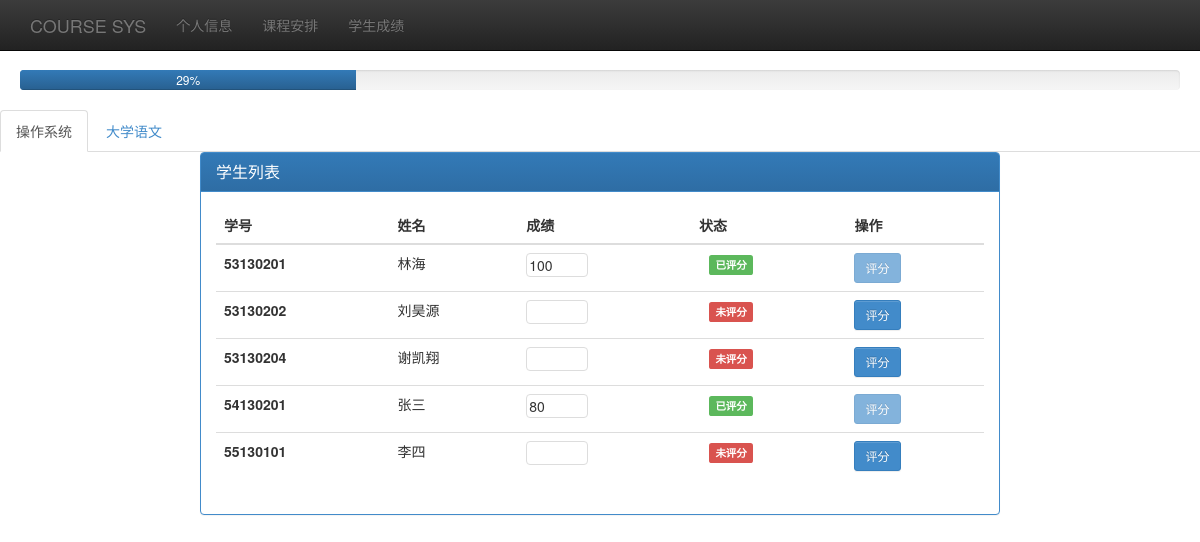
/grade.php (signed in), run on the app's committed database.
### tables this page shows
CREATE TABLE `t_course` (
  `Cno` int(11) NOT NULL auto_increment COMMENT '课程号',
  `Cname` varchar(20) NOT NULL COMMENT '课程名',
  `Ctype` int(11) default NULL COMMENT '课程类型',
  `Chour` int(11) default NULL COMMENT '课时',
  `Credit` int(11) default NULL COMMENT '学分',
  `Coursestart` int(11) default NULL COMMENT '开课时间',
  `Courseend` int(11) default NULL COMMENT '结课时间',
  `Price` double default NULL COMMENT '价格',
  `tno` int(11) default NULL COMMENT '任课教师',
  PRIMARY KEY  (`Cno`),
  KEY `fk_c_t_idx` (`tno`),
  CONSTRAINT `fk_c_t` FOREIGN KEY (`tno`) REFERENCES `t_teacher` (`Tno`) ON DELETE NO ACTION ON UPDATE NO ACTION
);

CREATE TABLE `t_student` (
  `Sno` int(8) NOT NULL auto_increment COMMENT '学号',
  `Sname` varchar(20) NOT NULL COMMENT '学生姓名',
  `Sex` tinyint(1) default '1' COMMENT '性别(0男1女)',
  `Birth` date default NULL COMMENT '生日',
  `Dno` int(11) default NULL COMMENT '专业号',
  `Password` varchar(50) default NULL COMMENT '密码',
  `country` varchar(45) default NULL,
  `province` varchar(45) default NULL,
  `city` varchar(45) default NULL,
  `address` varchar(45) default NULL,
  `postcode` varchar(45) default NULL,
  `phone` varchar(45) default NULL,
  PRIMARY KEY  (`Sno`),
  KEY `fk_stu_dp_idx` (`Dno`),
  CONSTRAINT `fk_stu_dp` FOREIGN KEY (`Dno`) REFERENCES `t_dept` (`Dno`) ON DELETE NO ACTION ON UPDATE NO ACTION
);

CREATE TABLE `t_choose` (
  `Sno` int(8) NOT NULL COMMENT '学号',
  `Cno` int(20) NOT NULL COMMENT '课程号',
  `Score` int(11) default NULL COMMENT '成绩',
  `select_year` int(11) NOT NULL COMMENT '选课学年',
  `select_semester` int(11) NOT NULL COMMENT '选课学期',
  `teacher_score` int(11) default NULL COMMENT '教师评分',
  PRIMARY KEY  (`Sno`,`Cno`),
  KEY `Cno` (`Cno`),
  CONSTRAINT `fk_cho_c` FOREIGN KEY (`Cno`) REFERENCES `t_course` (`Cno`) ON DELETE NO ACTION ON UPDATE NO ACTION,
  CONSTRAINT `fk_cho_stu` FOREIGN KEY (`Sno`) REFERENCES `t_student` (`Sno`) ON DELETE NO ACTION ON UPDATE NO ACTION
);

### lib/db_operate.php (called while the page is built, shortened)
<?php
class ConnDB
{
    var $host;
    var $user;
    var $pwd;
    var $conn;
    public function setSqlStmt($sqlStmt)
    {
        $this->sqlStmt = $sqlStmt;
    }
    var $sqlStmt;
    public function __construct($host, $user, $pwd, $dbname)
    {
        $this->host = $host;
        $this->user = $user;
        $this->pwd = $pwd;
        $this->dbname = $dbname;
    }
    function getResult()
    {
        if (!empty($this->sqlStmt)) {
            $this->result = mysql_query($this->sqlStmt, $this->conn);
        }
    }
    function openConn()
    {
        $this->conn = mysql_connect($this->host, $this->user, $this->pwd) or die("数据库连接错误" . mysql_error());
    }
}
function getStudentInf($id)
{
    $db = new ConnDB(DB_HOST, DB_USER, DB_PASS, DB_NAME);
    $db->openConn();
    $sql = "select * from t_student where sno=$id";
    $db->setSqlStmt($sql);
    $db->getResult();
    $row = mysql_fetch_array($db->result);
    if ($row == false) {
        $db->closeConn();
        return false;
    } else {
        $student = new Student();
        $student->id = $row["Sno"];
        $student->name = $row["Sname"];
        $student->birthday = $row["Birth"];
        $student->gender = $row["Sex"];
        $student->country = $row['country'];
        $student->province = $row['province'];
        $student->city = $row['city'];
        $student->address = $row['address'];
        $student->postCode = $row['postcode'];
        $student->phone = $row['phone'];
        $db->setSqlStmt("select sum(credit) from t_choose,t_course WHERE sno=$id and t_choose.cno=t_course.cno and score is not null");
        $db->getResult();
        $row2 = mysql_fetch_array($db->result);
        if ($row2 == false || $db->result == false) {
            $student->credit = 0;
        } else {
            if (is_null($row2[0])) {
                $student->credit = 0;
            } else {
                $student->credit = $row2[0];
            }
        }
        return $student;
    }
}
function getCourseInf($id)
{
    $db = new ConnDB(DB_HOST, DB_USER, DB_PASS, DB_NAME);
    $db->openConn();
    $db->setSqlStmt("select * from t_course where cno=$id");
    $db->getResult();
    $row = mysql_fetch_array($db->result);
    if (!$row) {
        $db->closeConn();
        return false;
    } else {
        $course = new Course();
        $course->id = $row['Cno'];
        $course->name = $row['Cname'];
        $course->credit = $row['Credit'];
        $course->type = $row['Ctype'];
        $course->hour = $row['Chour'];
        $course->startWeek = $row['Coursestart'];
        $course->endWeek = $row['Courseend'];
        $course->price = $row['Price'];
        $course->teacherId = $row['tno'];
        $course->courseDetail = array();
        $db->setSqlStmt("select * from course_detail where cno=$id");
        $db->getResult();
        $row = mysql_fetch_array($db->result);
        if ($row) {
            do {
                $detail = new CourseDetail();
                $detail->hour = $row['hours'];
                $detail->startHour = $row['starthour'];
                $detail->day = $row['days'];
                $detail->building = $row['building'];
                $detail->room = $row['room'];
                array_push($course->courseDetail, $detail);
            } while ($row = mysql_fetch_array($db->result));
        }
        return $course;
    }
}
function getStudentScore($studentId, $courseId)
{
    $db = new ConnDB(DB_HOST, DB_USER, DB_PASS, DB_NAME);
    $db->openConn();
    $db->setSqlStmt("select score from t_choose where sno=$studentId and cno=$courseId");
    $db->getResult();
    $row = mysql_fetch_array($db->result);
    if (!empty($row)) {
        return $row[0];
    } else {
        return 0;
    }
}
function getTeacherCurrentCourse($id)
{
    $db = new ConnDB(DB_HOST, DB_USER, DB_PASS, DB_NAME);
    $db->openConn();
    $db->setSqlStmt("select cno from t_course where tno=$id");
    $db->getResult();
    $courseList = array();
    $row = mysql_fetch_array($db->result);
    if ($row) {
        do {
            array_push($courseList, $row[0]);
        } while ($row = mysql_fetch_array($db->result));
    }
    return $courseList;
}
function getCourseStudent($id)
{
    $db = new ConnDB(DB_HOST, DB_USER, DB_PASS, DB_NAME);
    $db->openConn();
    $db->setSqlStmt("select sno from t_choose where cno=$id");
    $db->getResult();
    $studentList = array();
    $row = mysql_fetch_array($db->result);
    if ($row) {
        do {
            array_push($studentList, $row[0]);
        } while ($row = mysql_fetch_array($db->result));
    }
    return $studentList;
}
function getCourseNotEvaluateStudent($id)
{
    $db = new ConnDB(DB_HOST, DB_USER, DB_PASS, DB_NAME);
    $db->openConn();
    $db->setSqlStmt("select sno from t_choose where cno=$id and score is null");
    $db->getResult();
    $studentList = array();
    $row = mysql_fetch_array($db->result);
    if ($row) {
        do {
            array_push($studentList, $row[0]);
        } while ($row = mysql_fetch_array($db->result));
    }
    return $studentList;
}
?>

### grade.php (the view, shortened to what this page needs)
<?php
	$teacher_num = $_SESSION['teacher_num'];
	include('lib\\db_operate.php');
?>
<!DOCTYPE html>
<html lang="en">
	<head>
		<link href="css/bootstrap.min.css" rel="stylesheet">
		<link href="css/bootstrap-theme.min.css" rel="stylesheet">
		<link href="css/theme.css" rel="stylesheet">
		<link href="css/bootstrap.min.css" rel="stylesheet">
		<link href="css/bootstrap-toggle.css" rel="stylesheet">
		<link href="main-page.css" rel="stylesheet">
			<?php
				$current_courses = getTeacherCurrentCourse($teacher_num);
				$not_evaluated = array();
				foreach($current_courses as $course)
				{
					$total += count(getCourseStudent($course));
					$not_evaluated_students = getCourseNotEvaluateStudent($course);
					$finished -= count($not_evaluated_students);
					$not_evaluated[$course] = array();
					foreach($not_evaluated_students as $student)
						$not_evaluated[$course][$student]=true;
				}
				$finished += $total;
				$percentage = round($finished * 100 / $total);
			?>
	</head>
	<body>
		<?php
			function scoreText($status, $student_id, $course_id)
			{
				if($status)
					return '<input type="number" min="0" max="100" class="score basic-input" autocomplete="off">';
				else
					return '<input type="number" min="0" max="100" class="score basic-input" autocomplete="off" disabled="disabled" value="' . getStudentScore($student_id, $course_id) . '">';
			}
			function statusLabel($status)
			{
				if($status)
					return '<span class="label label-danger">未评分</span>';
				else
					return '<span class="label label-success">已评分</span>';
			}
			function confirmButton($status)
			{
				if($status)
					return '<button type="button" class="confirm btn btn-sm btn-primary">评分</button>';
				else
					return '<button type="button" class="confirm btn btn-sm btn-primary" disabled="disabled">评分</button>';
			}
		?>
			<div class="progress">
				<div class="progress-bar" role="progressbar" aria-valuenow="<?php echo $finished; ?>" aria-valuemin="0" aria-valuemax="<?php echo $total; ?>" style="width: <?php echo $percentage; ?>%;">
					<?php echo $percentage; ?>%
				</div>
			</div>
		<?php
			echo '<ul class="nav nav-tabs">';
			foreach($current_courses as $course_id)
			{
				$course = getCourseInf($course_id);
				echo '<li role="presentation" class="course-tab" courseId="' . $course_id . '"><a>' . $course->name . '</a></li>';
			}
			echo '</ul>';
			foreach($current_courses as $course_id)
			{
				echo '
					<div class="panel panel-primary" id="c' . $course_id . '" courseId="' . $course_id . '">
						<div class="panel-heading">
							<h3 class="panel-title">学生列表</h3>
						</div>
						<div class="panel-body">
							<table class="table">
								<thead>
									<tr>
										<th>学号</th>
										<th>姓名</th>
										<th>成绩</th>
										<th>状态</th>
										<th>操作</th>
									</tr>
								</thead>
								<tbody>';
				$students = getCourseStudent($course_id);
				foreach($students as $student_id)
				{
					$student = getStudentInf($student_id);
					echo "
						<tr>
							<th>$student->id</th>
							<td>$student->name</td>
							<td>" . scoreText($not_evaluated[$course_id][$student_id], $student_id, $course_id) . "</td>
							<td>" . statusLabel($not_evaluated[$course_id][$student_id]) . "</td>
							<td>" . confirmButton($not_evaluated[$course_id][$student_id]) . "</td>
						</tr>";
				}
				echo '
								</tbody>
							</table>
						</div>
					</div>';
			}
		?>
	</body>
</html>

### css/theme.css (style rules this page uses)
body { padding-top: 70px; padding-bottom: 30px; }

### main-page.css (style rules this page uses)
.panel { margin-left: auto; margin-right: auto; }
.progress { margin-left: 20px; margin-right: 20px; }
.basic-input { background-color: #fff; border: 1px solid #ddd; -webkit-border-radius: 4px; -moz-border-radius: 4px; border-radius: 4px; }
.label { margin-left:10px; }

### grade.php (style rules this page uses)
.panel { width: 800px; }

### data on the page
t_course: Cname "操作系统"
t_course: Cname "大学语文"
t_student: Sno "53130201", Sname "林海", Sno.Score "100", shows "已评分"
t_student: Sno "53130202", Sname "刘昊源", shows "未评分"
t_student: Sno "53130204", Sname "谢凯翔", shows "未评分"
t_student: Sno "54130201", Sname "张三", Sno.Score "80", shows "已评分"
t_student: Sno "55130101", Sname "李四", shows "未评分"

### other printed values
$percentage "29"
